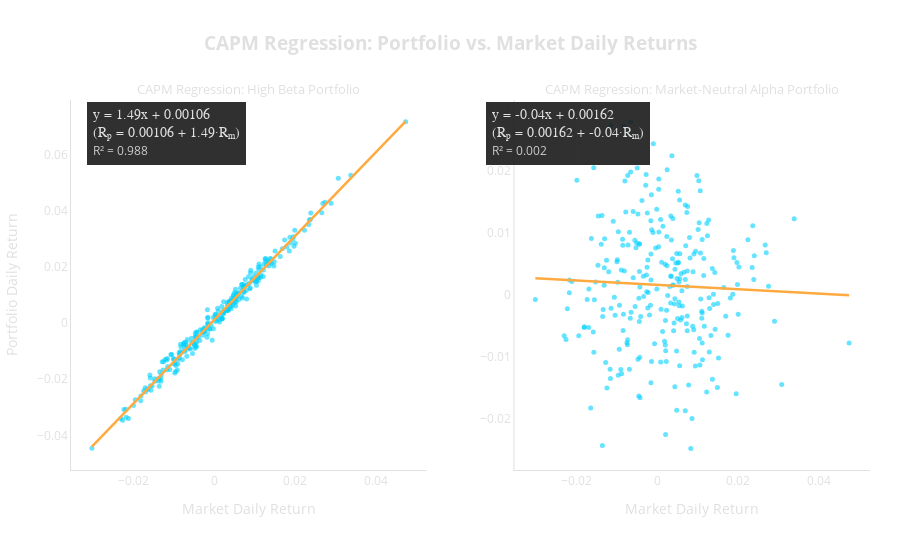

The notebook cell this image was saved under:
### Markdown cell above
#### 2.)  Capital Asset Pricing Model (CAPM)

 **The Capital Asset Pricing Model (CAPM):**
 
 $$
 \mathbb{E}[R_i] = r_f + \beta_i \big(\mathbb{E}[R_m] - r_f\big)
 $$
 
 - $\mathbb{E}[R_i]$ : Expected return of asset $i$
 - $r_f$ : Risk-free rate
 - $\beta_i$ : Sensitivity (“beta”) of $i$ to market returns
 - $\mathbb{E}[R_m]$ : Expected market return
 - $\big(\mathbb{E}[R_m] - r_f\big)$ : Market risk premium
 
 _Reference: Sharpe, W.F. (1964). "Capital Asset Prices: A Theory of Market Equilibrium under Conditions of Risk." Journal of Finance._

In practice, we run a regression to see how much our portfolio returns are explained by the market

### Code cell
import plotly.graph_objects as go
from plotly.subplots import make_subplots

# --- Prepare data for scatter/regression ---
def scatter_and_line(mkt, port):
    # Fit regression: y = m*x + b
    X = mkt
    y = port
    # Fit: y = m*X + b
    # m = beta; b = alpha
    m, b = np.polyfit(X, y, deg=1)
    y_fit = m * X + b
    # Calculate R^2 for annotation (optional, for elegance)
    corr = np.corrcoef(X, y)[0,1]
    r2 = corr**2
    # Prepare string for y = mx + b
    line_eq = f"y = {m:.2f}x {'+' if b>=0 else '-'} {abs(b):.5f}"
    # Prepare string for CAPM form: R_p = α + β·R_m
    capm_eq = f"Rₚ = {b:.5f} + {m:.2f}·Rₘ"
    return X, y, y_fit, line_eq, capm_eq, r2

X_left, y_left, yfit_left, eq_left, capm_left, r2_left = scatter_and_line(market_rets, rets_left)
X_right, y_right, yfit_right, eq_right, capm_right, r2_right = scatter_and_line(market_rets, rets_right)

# Style colors
scatter_color = "#00d1ff"
fit_line_color = "#ffaa40"
eq_bgcolor = "rgba(27,27,27,0.92)"
eq_fontcolor = off_white

fig_scatter = make_subplots(
    rows=1, cols=2,
    subplot_titles=(
        "CAPM Regression: High Beta Portfolio",
        "CAPM Regression: Market-Neutral Alpha Portfolio"
    ),
    horizontal_spacing=0.11
)
# LEFT scatter plot
fig_scatter.add_trace(
    go.Scatter(
        x=X_left, y=y_left, 
        mode="markers", 
        marker=dict(color=scatter_color, size=5, opacity=0.6, line=dict(width=0.3, color='rgba(200,200,255,0.1)')),
        name="Data Points",
        showlegend=False
    ),
    row=1, col=1
)
fig_scatter.add_trace(
    go.Scatter(
        x=np.sort(X_left), 
        y=np.array(yfit_left)[np.argsort(X_left)], 
        mode="lines", 
        name="Line of Best Fit",
        line=dict(color=fit_line_color, width=2.5, dash='solid'),
        showlegend=False
    ),
    row=1, col=1
)
# RIGHT scatter plot
fig_scatter.add_trace(
    go.Scatter(
        x=X_right, y=y_right, 
        mode="markers", 
        marker=dict(color=scatter_color, size=5, opacity=0.6, line=dict(width=0.3, color='rgba(200,200,255,0.1)')),
        name="Data Points",
        showlegend=False
    ),
    row=1, col=2
)
fig_scatter.add_trace(
    go.Scatter(
        x=np.sort(X_right), 
        y=np.array(yfit_right)[np.argsort(X_right)], 
        mode="lines", 
        name="Line of Best Fit",
        line=dict(color=fit_line_color, width=2.5, dash='solid'),
        showlegend=False
    ),
    row=1, col=2
)

# Add annotations: y=mx+b and CAPM
def eq_annotation(equation1, equation2, r2, xpos, ypos, col):
    eq_text = (
        f"<span style='font-family:monospace;font-size:1.02em'>{equation1}</span><br>"
        f"<span style='font-family:monospace;font-size:0.98em'>({equation2})</span><br>"
        f"<span style='color:#cccccc; font-size:0.89em'>R² = {r2:.3f}</span>"
    )
    # Fix: plotly only accepts xref="paper" for per-panel domain annotations!
    return dict(
        xref='paper', yref='paper',
        x=xpos if col == 1 else 0.5 + xpos,
        y=ypos,
        xanchor="left", yanchor="top",
        text=eq_text,
        showarrow=False,
        align='left',
        font=dict(color=eq_fontcolor, size=14),
        bgcolor=eq_bgcolor,
        borderpad=6,
        borderwidth=0,
        opacity=0.98
    )

# Position equations in top left of each subplot using normalized (paper) coordinates
fig_scatter.add_annotation(eq_annotation(eq_left, capm_left, r2_left, xpos=0.02, ypos=0.995, col=1))
fig_scatter.add_annotation(eq_annotation(eq_right, capm_right, r2_right, xpos=0.02, ypos=0.995, col=2))

# Axis styles and layout
for i in range(1,3):
    fig_scatter.update_xaxes(
        title_text="Market Daily Return", 
        zeroline=False,
        showgrid=True,
        gridcolor='rgba(255,255,255,0.13)',
        linecolor=off_white,
        tickfont=dict(color=off_white),
        title_font=dict(color=off_white),
        row=1, col=i
    )
    fig_scatter.update_yaxes(
        title_text="Portfolio Daily Return" if i == 1 else "",
        zeroline=False,
        showgrid=True,
        gridcolor='rgba(255,255,255,0.13)',
        linecolor=off_white,
        tickfont=dict(color=off_white),
        title_font=dict(color=off_white),
        row=1, col=i
    )

fig_scatter.update_layout(
    template="plotly_dark",
    plot_bgcolor="rgba(0,0,0,0)",
    paper_bgcolor="rgba(0,0,0,0)",
    margin=dict(t=100, b=70, l=60, r=30),
    height=540,
    title=dict(
        text="<b>CAPM Regression: Portfolio vs. Market Daily Returns</b>",
        font=dict(size=19, color=off_white), x=0.5
    )
)

# Restyle subplot titles
for ann in fig_scatter['layout']['annotations']:
    if 'CAPM Regression' in ann['text']:
        ann['font'] = dict(color=off_white, size=13)

fig_scatter.show()

### Figure 1 — Plotly figure (JSON) as saved in the notebook; plotly's stock layout.template omitted (floating-point values rounded to 4 significant figures; data arrays with more than 128 entries replaced by an {"elided": "..."} marker saying what was removed)
{"data": [{"marker": {"color": "#00d1ff", "line": {"color": "rgba(200,200,255,0.1)", "width": 0.3}, "opacity": 0.6, "size": 5}, "mode": "markers", "name": "Data Points", "showlegend": false, "type": "scatter", "x": {"elided": "261 float values"}, "xaxis": "x", "y": {"elided": "261 float values"}, "yaxis": "y"}, {"line": {"color": "#ffaa40", "dash": "solid", "width": 2.5}, "mode": "lines", "name": "Line of Best Fit", "showlegend": false, "type": "scatter", "x": {"elided": "261 float values"}, "xaxis": "x", "y": {"elided": "261 float values"}, "yaxis": "y"}, {"marker": {"color": "#00d1ff", "line": {"color": "rgba(200,200,255,0.1)", "width": 0.3}, "opacity": 0.6, "size": 5}, "mode": "markers", "name": "Data Points", "showlegend": false, "type": "scatter", "x": {"elided": "261 float values"}, "xaxis": "x2", "y": {"elided": "261 float values"}, "yaxis": "y2"}, {"line": {"color": "#ffaa40", "dash": "solid", "width": 2.5}, "mode": "lines", "name": "Line of Best Fit", "showlegend": false, "type": "scatter", "x": {"elided": "261 float values"}, "xaxis": "x2", "y": {"elided": "261 float values"}, "yaxis": "y2"}], "layout": {"annotations": [{"font": {"color": "#e0e0e0", "size": 13}, "showarrow": false, "text": "CAPM Regression: High Beta Portfolio", "x": 0.2225, "xanchor": "center", "xref": "paper", "y": 1, "yanchor": "bottom", "yref": "paper"}, {"font": {"color": "#e0e0e0", "size": 13}, "showarrow": false, "text": "CAPM Regression: Market-Neutral Alpha Portfolio", "x": 0.7775, "xanchor": "center", "xref": "paper", "y": 1, "yanchor": "bottom", "yref": "paper"}, {"align": "left", "bgcolor": "rgba(27,27,27,0.92)", "borderpad": 6, "borderwidth": 0, "font": {"color": "#e0e0e0", "size": 14}, "opacity": 0.98, "showarrow": false, "text": "<span style='font-family:monospace;font-size:1.02em'>y = 1.49x + 0.00106</span><br><span style='font-family:monospace;font-size:0.98em'>(Rₚ = 0.00106 + 1.49·Rₘ)</span><br><span style='color:#cccccc; font-size:0.89em'>R² = 0.988</span>", "x": 0.02, "xanchor": "left", "xref": "paper", "y": 0.995, "yanchor": "top", "yref": "paper"}, {"align": "left", "bgcolor": "rgba(27,27,27,0.92)", "borderpad": 6, "borderwidth": 0, "font": {"color": "#e0e0e0", "size": 14}, "opacity": 0.98, "showarrow": false, "text": "<span style='font-family:monospace;font-size:1.02em'>y = -0.04x + 0.00162</span><br><span style='font-family:monospace;font-size:0.98em'>(Rₚ = 0.00162 + -0.04·Rₘ)</span><br><span style='color:#cccccc; font-size:0.89em'>R² = 0.002</span>", "x": 0.52, "xanchor": "left", "xref": "paper", "y": 0.995, "yanchor": "top", "yref": "paper"}], "height": 540, "margin": {"b": 70, "l": 60, "r": 30, "t": 100}, "paper_bgcolor": "rgba(0,0,0,0)", "plot_bgcolor": "rgba(0,0,0,0)", "title": {"font": {"color": "#e0e0e0", "size": 19}, "text": "<b>CAPM Regression: Portfolio vs. Market Daily Returns</b>", "x": 0.5}, "xaxis": {"anchor": "y", "domain": [0, 0.445], "gridcolor": "rgba(255,255,255,0.13)", "linecolor": "#e0e0e0", "showgrid": true, "tickfont": {"color": "#e0e0e0"}, "title": {"font": {"color": "#e0e0e0"}, "text": "Market Daily Return"}, "zeroline": false}, "xaxis2": {"anchor": "y2", "domain": [0.555, 1], "gridcolor": "rgba(255,255,255,0.13)", "linecolor": "#e0e0e0", "showgrid": true, "tickfont": {"color": "#e0e0e0"}, "title": {"font": {"color": "#e0e0e0"}, "text": "Market Daily Return"}, "zeroline": false}, "yaxis": {"anchor": "x", "domain": [0, 1], "gridcolor": "rgba(255,255,255,0.13)", "linecolor": "#e0e0e0", "showgrid": true, "tickfont": {"color": "#e0e0e0"}, "title": {"font": {"color": "#e0e0e0"}, "text": "Portfolio Daily Return"}, "zeroline": false}, "yaxis2": {"anchor": "x2", "domain": [0, 1], "gridcolor": "rgba(255,255,255,0.13)", "linecolor": "#e0e0e0", "showgrid": true, "tickfont": {"color": "#e0e0e0"}, "title": {"font": {"color": "#e0e0e0"}, "text": ""}, "zeroline": false}}}
